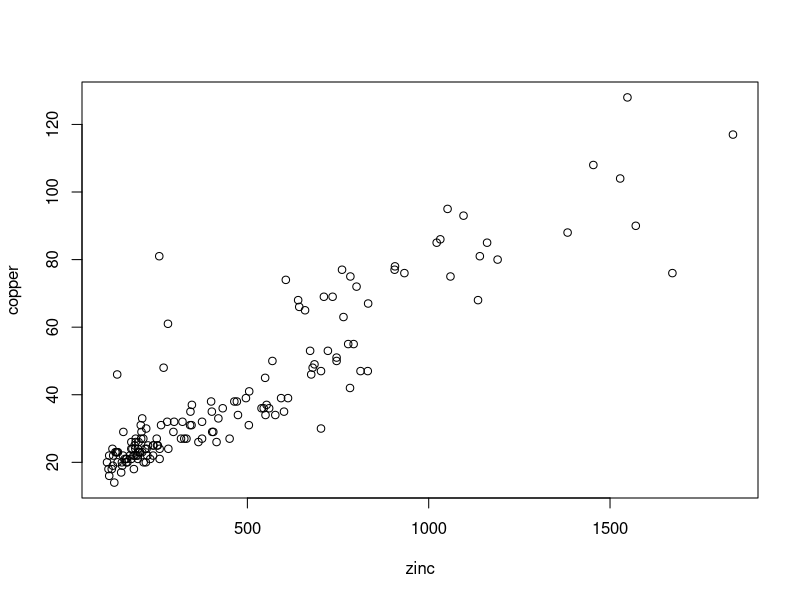
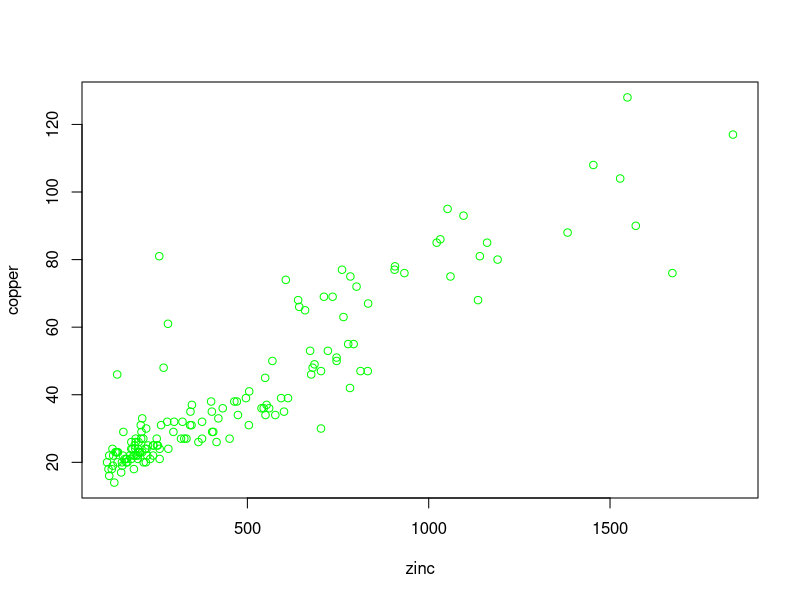
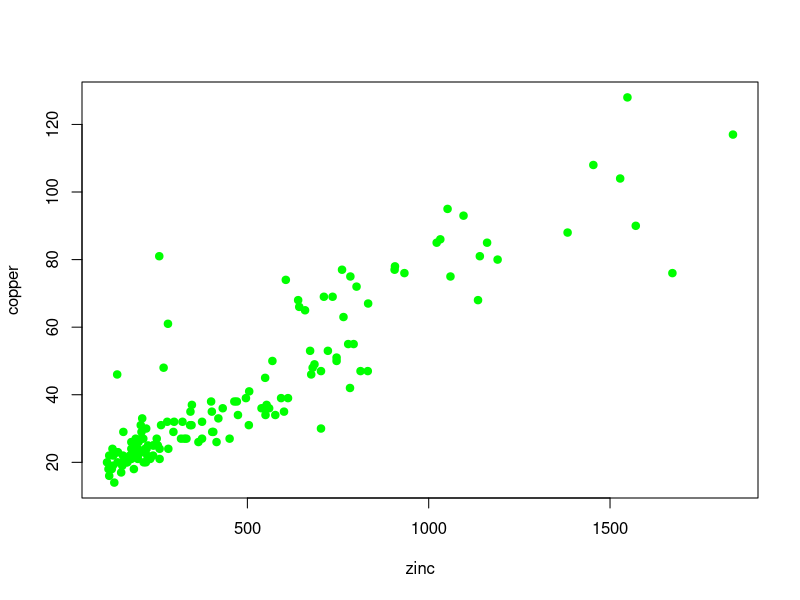
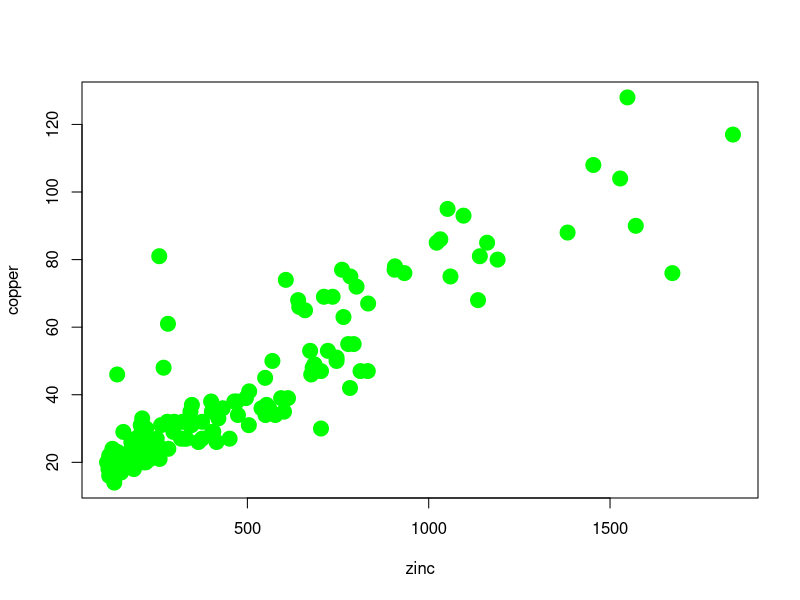
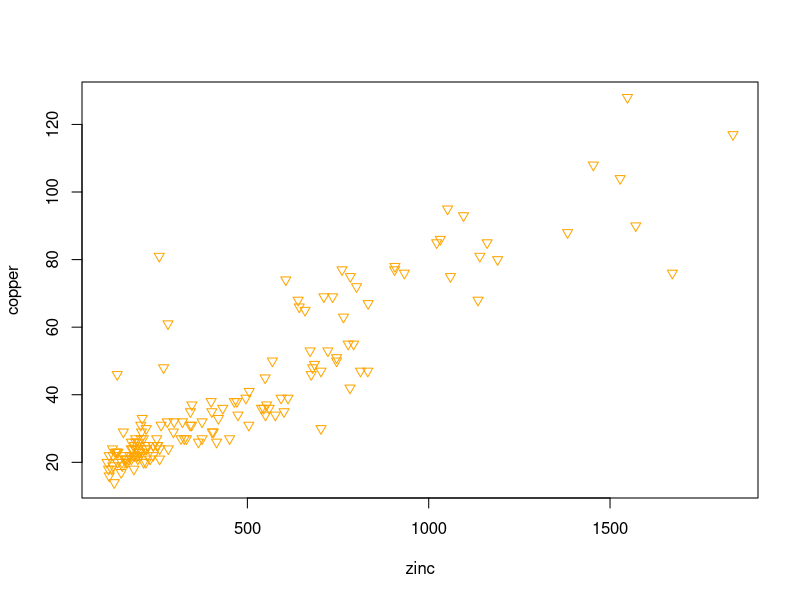

Generate these figures, in order, with R:
install.packages("sp")

library(sp)
data(meuse)

#Let's see how the meuse dataset is structured:
meuse 

#let'ss look at the first row of the set
head(meuse)

#let's plot two variables
#let's see if the zinc concentration is realte to that of copper
attach(meuse)
plot(zinc,copper)
plot(zinc,copper,col="green")
plot(zinc,copper,col="green",pch=19)
plot(zinc,copper,col="green",pch=19,cex=2)
plot(zinc,copper,col="orange",pch=6,cex=1)
